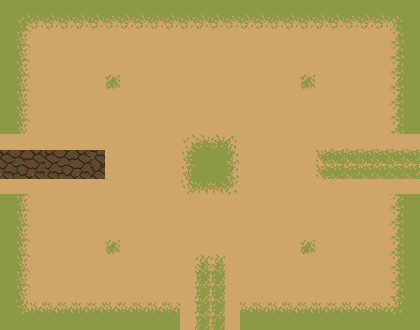

A 2D game scene composited from a Tiled map and its tileset images. What follows is a short description and the map's XML, with every tile layer's data as written:
An orthogonal 28x22 tile map with 15x15 px tiles, 1 tile layer (sueloLayer), 2 tilesets and 21 objects.

<map version="1.10" tiledversion="1.10.2" orientation="orthogonal" renderorder="right-down" width="28" height="22" tilewidth="15" tileheight="15" infinite="0" nextlayerid="3" nextobjectid="29">
 <tileset firstgid="1" source="Ground Tileset.tsx" />
 <tileset firstgid="331" source="bossTileset.tsx" />
 <layer id="1" name="sueloLayer" width="28" height="22">
  <data encoding="csv">
145,145,145,145,145,145,145,145,145,145,145,145,145,145,145,145,145,145,145,145,145,145,145,145,145,145,145,145,
145,221,222,222,222,222,222,222,222,222,222,222,222,222,222,222,222,222,222,222,222,222,222,222,222,222,223,145,
145,243,244,244,244,244,244,244,244,244,244,244,244,244,244,244,244,244,244,244,244,244,244,244,244,244,245,145,
145,243,244,244,244,244,244,244,244,244,244,244,244,244,244,244,244,244,244,244,244,244,244,244,244,244,245,145,
145,243,244,244,244,244,244,244,244,244,244,244,244,244,244,244,244,244,244,244,244,244,244,244,244,244,245,145,
145,243,244,244,244,244,244,301,244,244,244,244,244,244,244,244,244,244,244,244,301,244,244,244,244,244,245,145,
145,243,244,244,244,244,244,244,244,244,244,244,244,244,244,244,244,244,244,244,244,244,244,244,244,244,245,145,
145,243,244,244,244,244,244,244,244,244,244,244,244,244,244,244,244,244,244,244,244,244,244,244,244,244,245,145,
145,243,244,244,244,244,244,244,244,244,244,244,244,244,244,244,244,244,244,244,244,244,244,244,244,244,245,145,
244,244,244,244,244,244,244,244,244,244,244,244,232,233,233,234,244,244,244,244,244,244,244,244,244,244,244,244,
545,546,547,545,546,547,462,244,244,244,244,244,254,255,255,256,244,244,244,244,244,298,299,299,299,299,299,299,
630,631,632,630,631,632,717,244,244,244,244,244,254,255,255,256,244,244,244,244,244,298,299,299,299,299,299,299,
244,244,244,244,244,244,244,244,244,244,244,244,276,277,277,278,244,244,244,244,244,244,244,244,244,244,244,244,
145,243,244,244,244,244,244,244,244,244,244,244,244,244,244,244,244,244,244,244,244,244,244,244,244,244,245,145,
145,243,244,244,244,244,244,244,244,244,244,244,244,244,244,244,244,244,244,244,244,244,244,244,244,244,245,145,
145,243,244,244,244,244,244,244,244,244,244,244,244,244,244,244,244,244,244,244,244,244,244,244,244,244,245,145,
145,243,244,244,244,244,244,301,244,244,244,244,244,244,244,244,244,244,244,244,301,244,244,244,244,244,245,145,
145,243,244,244,244,244,244,244,244,244,244,244,244,235,235,244,244,244,244,244,244,244,244,244,244,244,245,145,
145,243,244,244,244,244,244,244,244,244,244,244,244,257,257,244,244,244,244,244,244,244,244,244,244,244,245,145,
145,243,244,244,244,244,244,244,244,244,244,244,244,257,257,244,244,244,244,244,244,244,244,244,244,244,245,145,
145,265,266,266,266,266,266,266,266,266,266,266,244,257,257,244,266,266,266,266,266,266,266,266,266,266,267,145,
145,145,145,145,145,145,145,145,145,145,145,145,244,257,257,244,145,145,145,145,145,145,145,145,145,145,145,145
</data>
 </layer>
 <objectgroup id="2" name="Colisiones">
  <object id="1" x="0" y="210" width="15" height="120">
   <properties>
    <property name="name" value="pared" />
   </properties>
  </object>
  <object id="2" x="15" y="315" width="150" height="15">
   <properties>
    <property name="name" value="pared" />
   </properties>
  </object>
  <object id="3" x="255" y="315" width="150" height="15">
   <properties>
    <property name="name" value="pared" />
   </properties>
  </object>
  <object id="4" x="405" y="210" width="15" height="120">
   <properties>
    <property name="name" value="pared" />
   </properties>
  </object>
  <object id="5" x="405" y="0" width="15" height="120">
   <properties>
    <property name="name" value="pared" />
   </properties>
  </object>
  <object id="6" x="-0.327461" y="0" width="405.327" height="15">
   <properties>
    <property name="name" value="pared" />
   </properties>
  </object>
  <object id="7" x="0" y="15" width="15" height="105">
   <properties>
    <property name="name" value="pared" />
   </properties>
  </object>
  <object id="8" x="0" y="120" width="15" height="90">
   <properties>
    <property name="name" value="puerta" />
   </properties>
  </object>
  <object id="9" x="165" y="315" width="90" height="15">
   <properties>
    <property name="name" value="puerta" />
   </properties>
  </object>
  <object id="10" x="405" y="120" width="15" height="90">
   <properties>
    <property name="name" value="puerta" />
   </properties>
  </object>
  <object id="11" x="45" y="150" width="30" height="30">
   <properties>
    <property name="name" value="start" />
   </properties>
  </object>
  <object id="12" x="195" y="255" width="30" height="30">
   <properties>
    <property name="name" value="start" />
   </properties>
  </object>
  <object id="13" x="345" y="150" width="30" height="30">
   <properties>
    <property name="name" value="start" />
   </properties>
  </object>
  <object id="14" x="-45" y="105" width="30" height="120">
   <properties>
    <property name="name" value="end" />
   </properties>
  </object>
  <object id="15" x="150" y="345" width="120" height="30">
   <properties>
    <property name="name" value="end" />
   </properties>
  </object>
  <object id="16" x="435" y="105" width="30" height="120">
   <properties>
    <property name="name" value="end" />
   </properties>
  </object>
  <object id="24" gid="134" x="105" y="90" width="16" height="16">
   <properties>
    <property name="enemigo" value="simple" />
   </properties>
  </object>
  <object id="25" gid="134" x="105" y="255" width="16" height="16">
   <properties>
    <property name="enemigo" value="simple" />
   </properties>
  </object>
  <object id="26" gid="134" x="300" y="255" width="16" height="16">
   <properties>
    <property name="enemigo" value="simple" />
   </properties>
  </object>
  <object id="27" gid="134" x="300" y="90" width="16" height="16">
   <properties>
    <property name="enemigo" value="simple" />
   </properties>
  </object>
  <object id="28" gid="134" x="195" y="179" width="30" height="30">
   <properties>
    <property name="enemigo" value="simple" />
   </properties>
  </object>
 </objectgroup>
</map>
